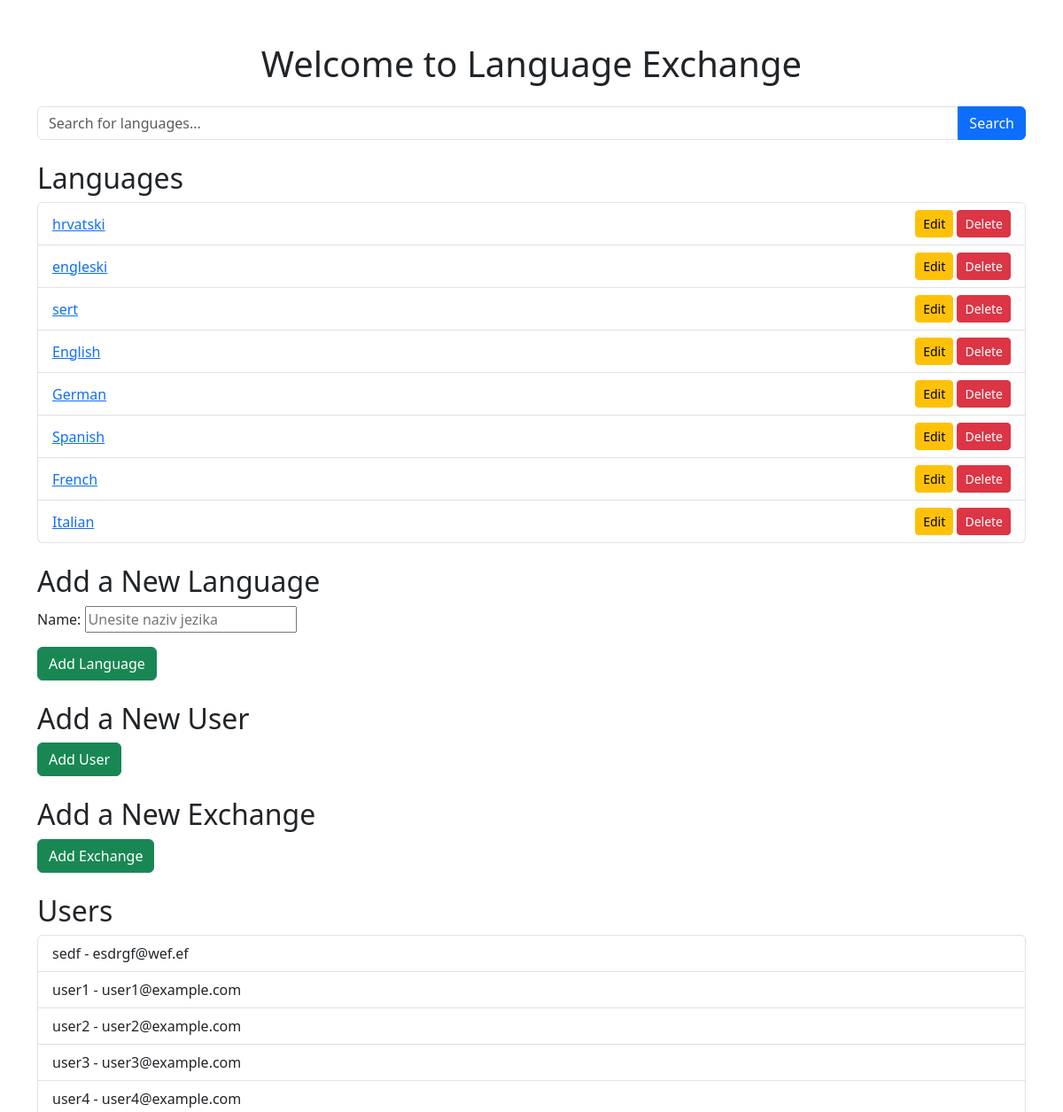
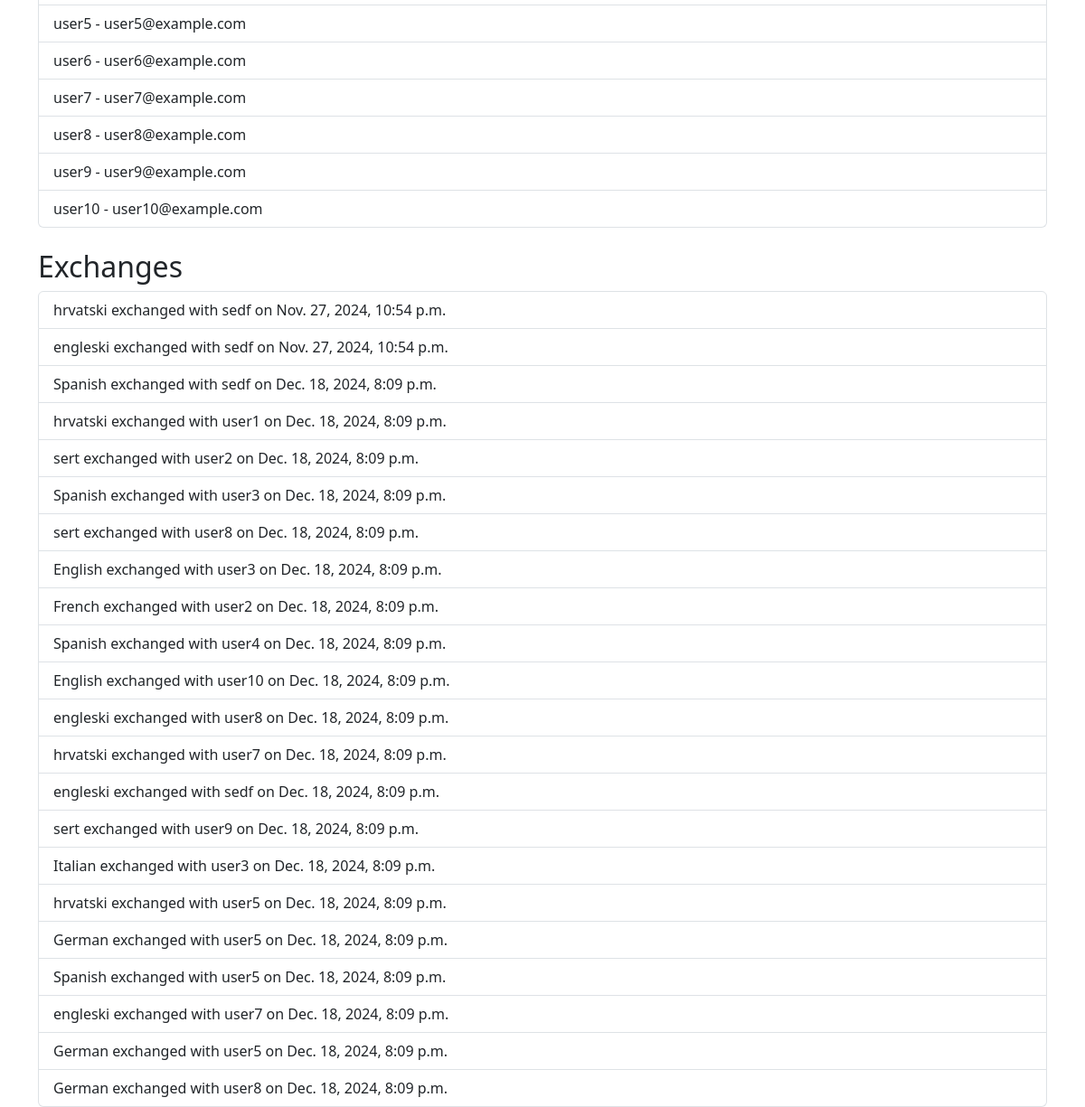
The app's page /, older data (2 pictures, top to bottom).
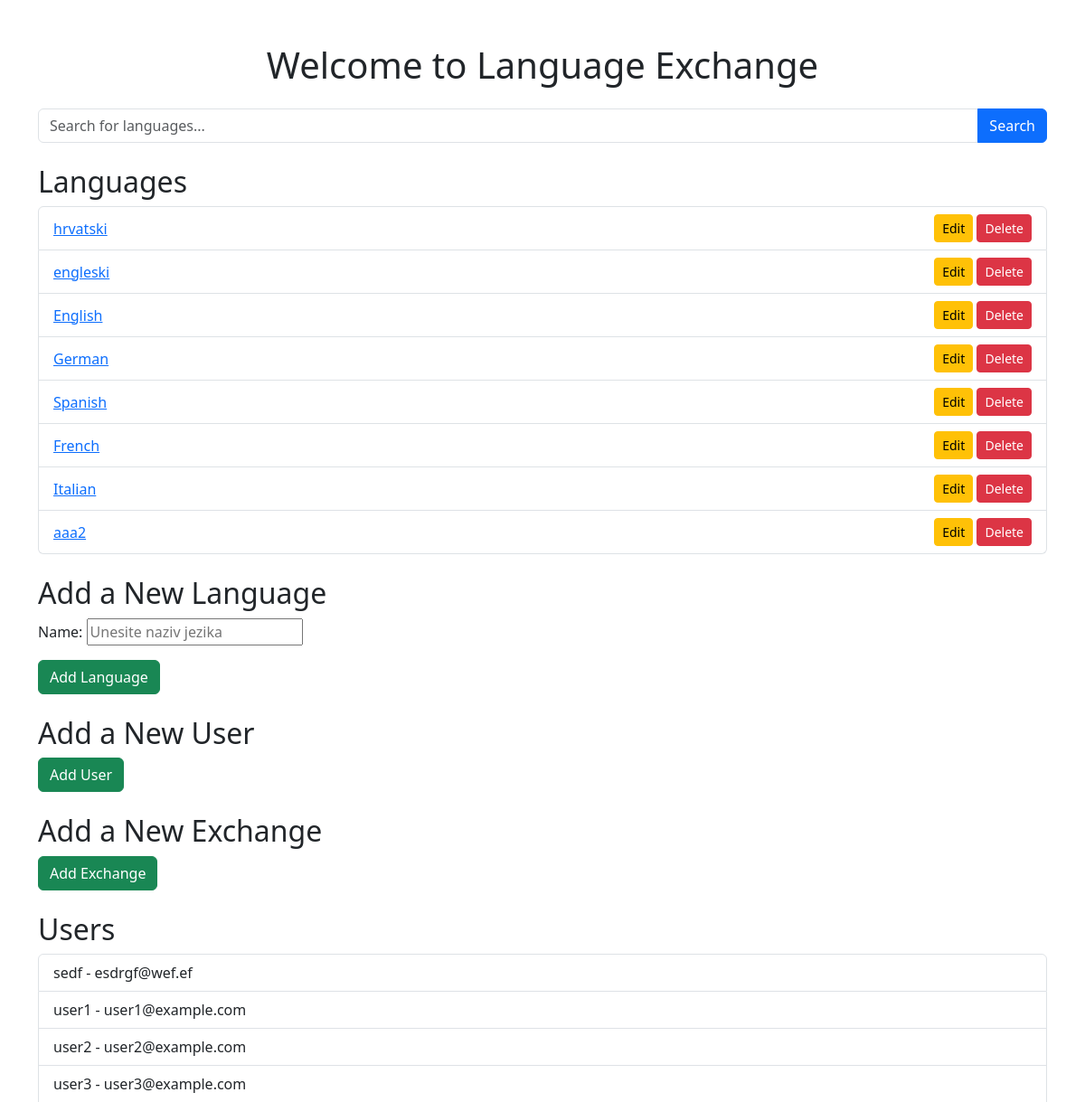
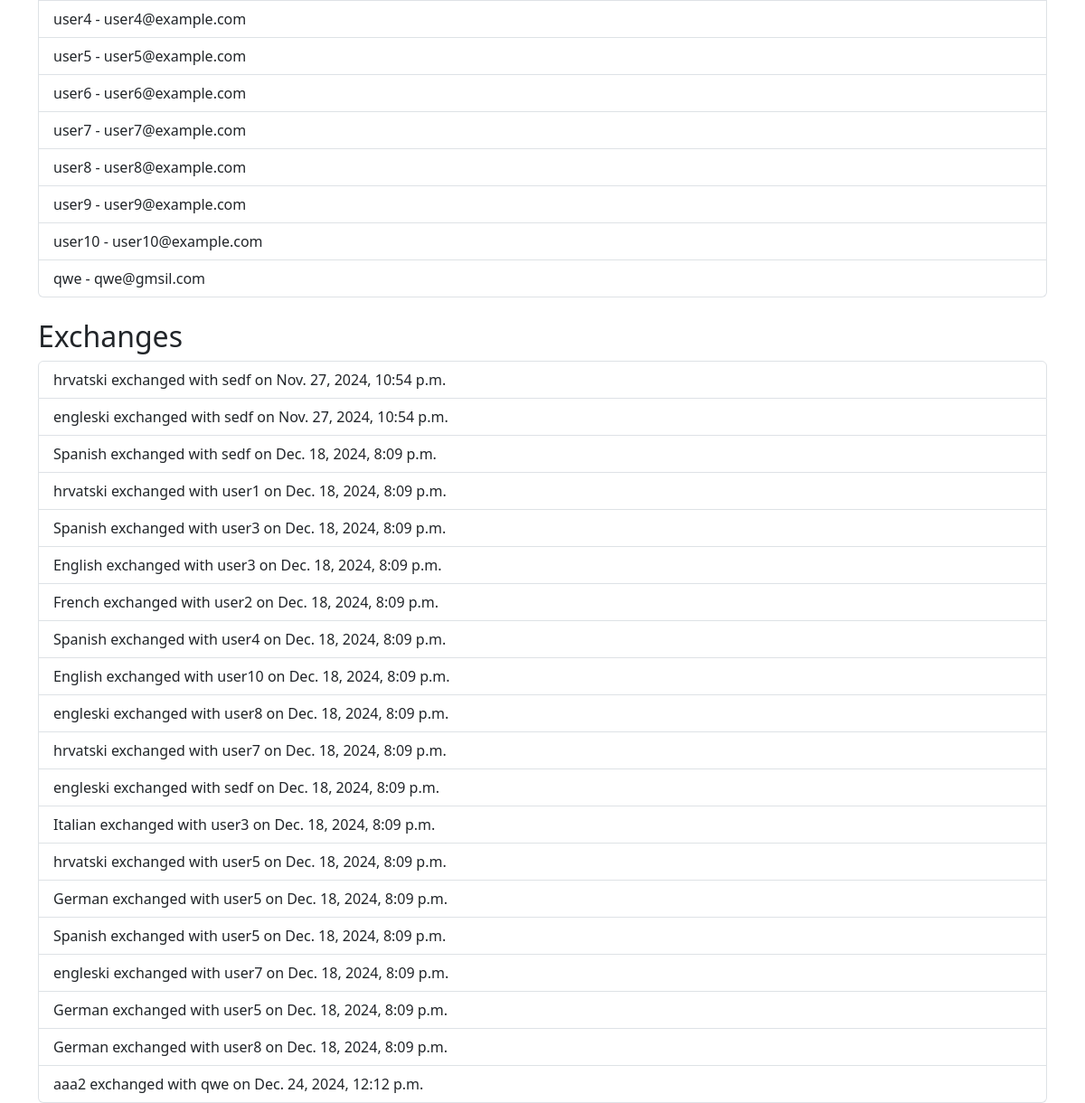
The same page, newer data (2 pictures, top to bottom).
### app/models.py (models this page shows, shortened)
class Language(models.Model):
    name = models.CharField(max_length=100)

class User(models.Model):
    username = models.CharField(max_length=100)
    email = models.EmailField()

class Exchange(models.Model):
    language = models.ForeignKey(Language, on_delete=models.CASCADE, related_name='exchanges')
    user = models.ForeignKey(User, on_delete=models.CASCADE, related_name='exchanges')
    date = models.DateTimeField(auto_now_add=True)

### app/views.py (the view)
# urls.py: path('', views.index, name='index'),
def index(request):
    search_query = request.GET.get('search', '')
    if search_query:
        languages = Language.objects.filter(name__icontains=search_query)
    else:
        languages = Language.objects.all()
    form = LanguageForm(request.POST or None)
    if request.method == 'POST' and form.is_valid():
        form.save()
        return redirect('index')
    users = User.objects.all()
    exchanges = Exchange.objects.all()
    return render(request, 'index.html', {
        'languages': languages,
        'form': form,
        'users': users,
        'exchanges': exchanges
    })

### app/forms.py
class LanguageForm(forms.ModelForm):
    class Meta:
        model = Language
        fields = ['name']
        widgets = {
            'name': forms.TextInput(attrs={'placeholder': 'Unesite naziv jezika'}),
        }

### app/templates/index.html (shortened to what this page needs)
<!DOCTYPE html>
<html lang="en">
<head>
    <link href="https://cdn.jsdelivr.net/npm/bootstrap@5.3.0-alpha1/dist/css/bootstrap.min.css" rel="stylesheet">
</head>
<body>
    <div class="container mt-5">
        <h1 class="text-center mb-4">Welcome to Language Exchange</h1>
        <form method="GET" class="mb-4">
            <div class="input-group">
                <input type="text" name="search" class="form-control" placeholder="Search for languages..." value="{{ request.GET.search }}">
                <button type="submit" class="btn btn-primary">Search</button>
            </div>
        </form>
        <h2>Languages</h2>
        <ul class="list-group mb-4">
            {% for language in languages %}
                <li class="list-group-item d-flex justify-content-between align-items-center">
                    <a href="{% url 'language_detail' language.id %}">{{ language.name }}</a>
                    <div>
                        <a href="{% url 'edit_language' language.id %}" class="btn btn-warning btn-sm">Edit</a>
                        <a href="{% url 'delete_language' language.id %}" class="btn btn-danger btn-sm">Delete</a>
                    </div>
                </li>
            {% empty %}
                <li class="list-group-item">No languages found.</li>
            {% endfor %}
        </ul>
        <h2>Add a New Language</h2>
        <form method="POST" class="mb-4">
            {{ form.as_p }}
            <button type="submit" class="btn btn-success">Add Language</button>
        </form>
        <h2>Add a New User</h2>
        <form method="POST" action="{% url 'add_user' %}" class="mb-4">
            <button type="submit" class="btn btn-success">Add User</button>
        </form>
        <h2>Add a New Exchange</h2>
        <form method="POST" action="{% url 'add_exchange' %}" class="mb-4">
            <button type="submit" class="btn btn-success">Add Exchange</button>
        </form>
        <h2>Users</h2>
        <ul class="list-group mb-4">
            {% if users %}
                {% for user in users %}
                    <li class="list-group-item">{{ user.username }} - {{ user.email }}</li>
                {% endfor %}
            {% else %}
                <li class="list-group-item">No users found.</li>
            {% endif %}
        </ul>
        <h2>Exchanges</h2>
        <ul class="list-group">
            {% if exchanges %}
                {% for exchange in exchanges %}
                    <li class="list-group-item">
                        {{ exchange.language.name }} exchanged with {{ exchange.user.username }} on {{ exchange.date }}
                    </li>
                {% endfor %}
            {% else %}
                <li class="list-group-item">No exchanges found.</li>
            {% endif %}
        </ul>
    </div>
</body>
</html>

Row changes from the older to the newer data that the page shows:
removed Language: name "sert"
removed Exchange: language.name "sert", user.username "user2", date "Dec. 18, 2024, 8:09 p.m."
removed Exchange: language.name "sert", user.username "user8", date "Dec. 18, 2024, 8:09 p.m."
removed Exchange: language.name "sert", user.username "user9", date "Dec. 18, 2024, 8:09 p.m."
added Language: name "aaa2"
added User: username "qwe", email "qwe@gmsil.com"
added Exchange: language.name "aaa2", user.username "qwe", date "Dec. 24, 2024, 12:12 p.m."
